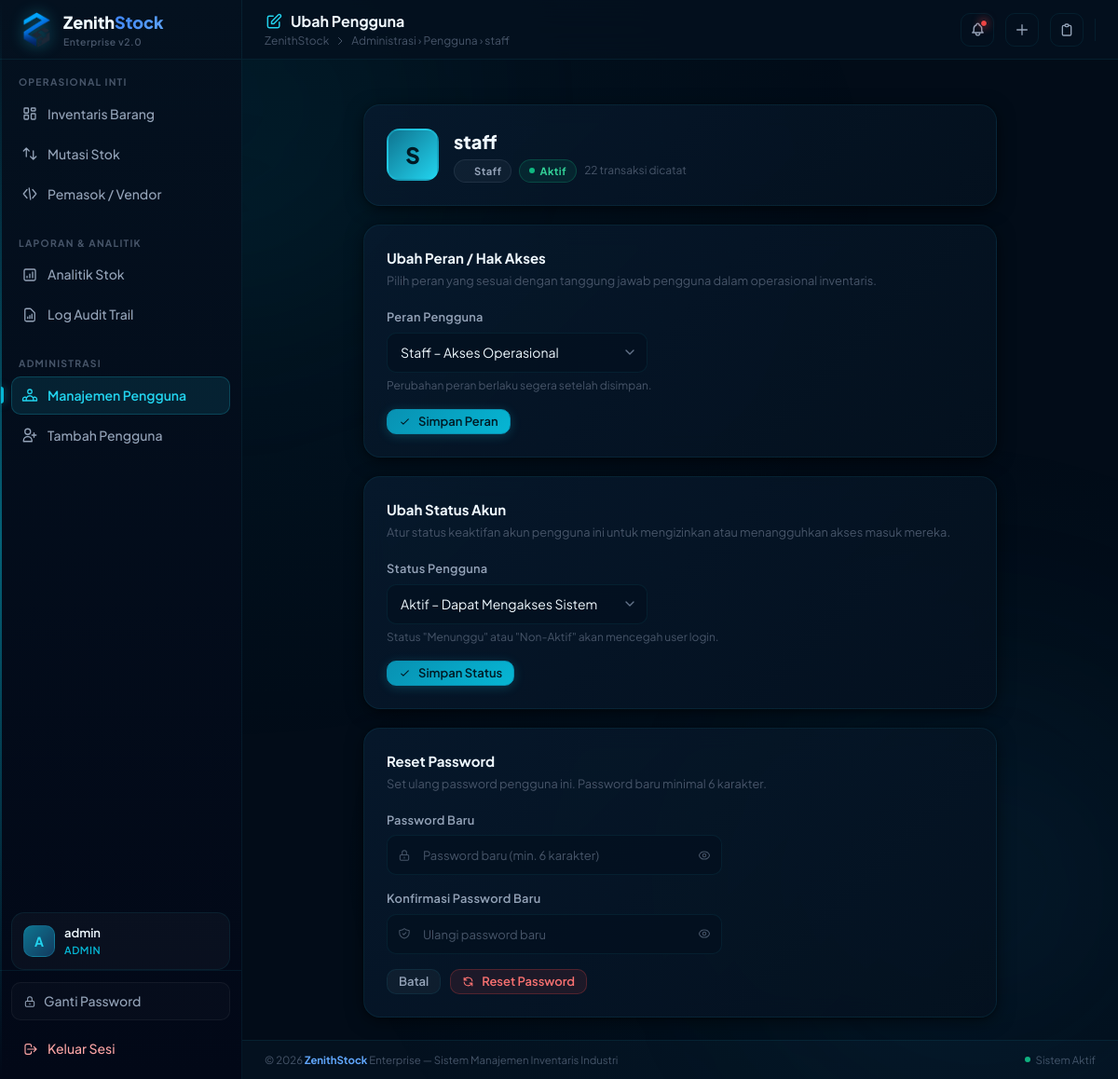
Before: /users/edit/2 (signed in) with the older database file.
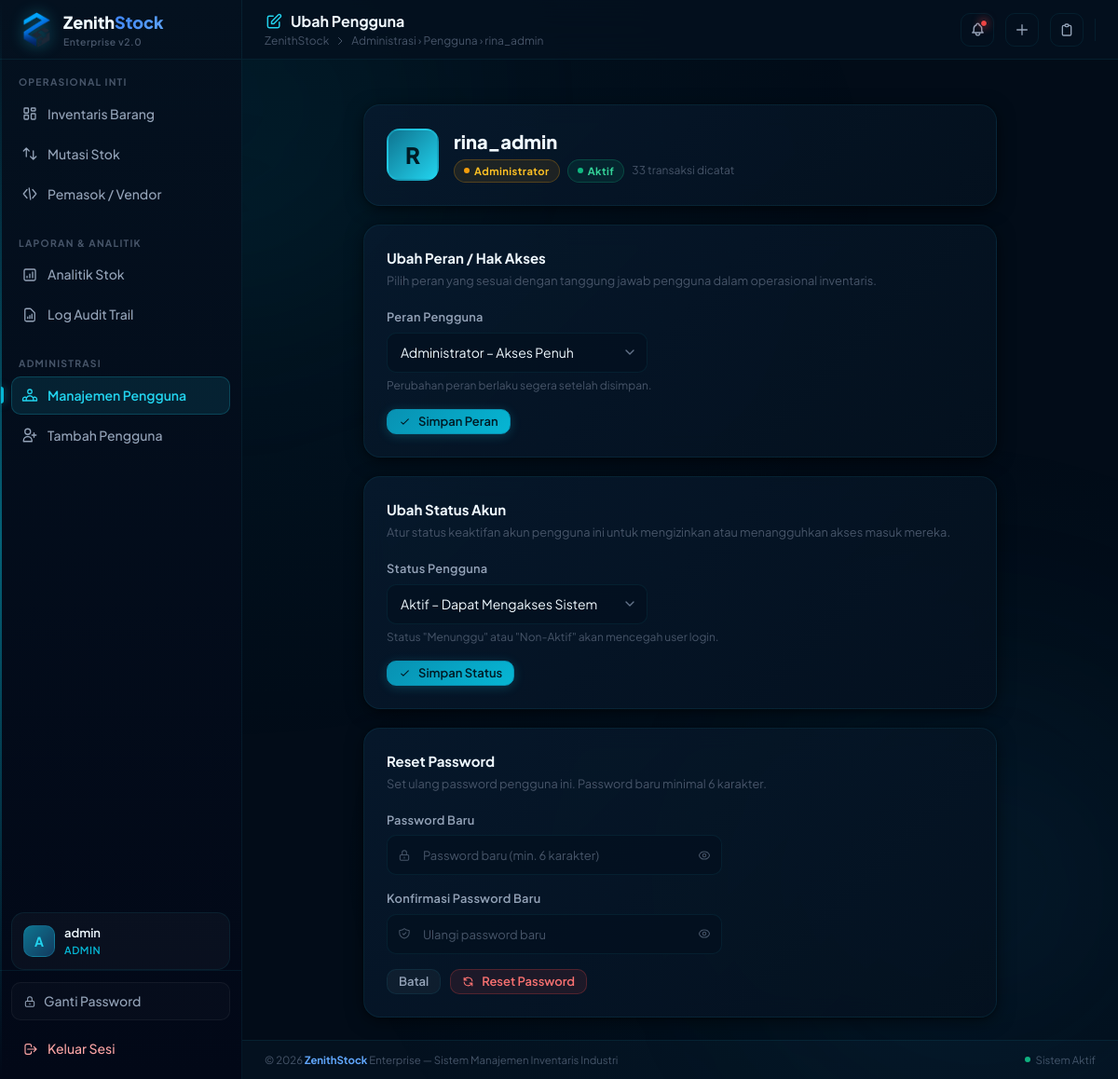
After: the same page with the newer database file.
### zenithstock/models.py (models this page shows, shortened)
class User(db.Model, UserMixin):
    __tablename__ = 'users'
    id = db.Column(db.Integer, primary_key=True)
    username = db.Column(db.String(80), unique=True, nullable=False, index=True)
    password_hash = db.Column(db.String(255), nullable=False)
    role = db.Column(db.String(20), nullable=False, default='staff')
    status = db.Column(db.String(20), nullable=False, default='pending')
    @property
    def is_active(self):
        return self.status == 'active'
    def is_admin(self):
        return self.role == 'admin'

### zenithstock/routes/users.py (the view, shortened to what this page needs)
@users_bp.route('/edit/<int:user_id>', methods=['GET', 'POST'])
@login_required
@admin_required
def edit(user_id):
    user = User.query.get_or_404(user_id)
    movement_count = StockMovement.query.filter_by(user_id=user.id).count()
    return render_template('users/edit.html', user=user, movement_count=movement_count)

### zenithstock/routes/users.py (called while the page is built)
def admin_required(f):
    from functools import wraps
    @wraps(f)
    def decorated(*args, **kwargs):
        if not current_user.is_authenticated or not current_user.is_admin():
            abort(403)
        return f(*args, **kwargs)
    return decorated

### zenithstock/templates/users/edit.html (shortened to what the changed rows need)
{% extends "base.html" %}
{% block header_title %}
<svg style="width:20px;height:20px;color:var(--zs-cyan-400);" fill="none" viewBox="0 0 24 24" stroke="currentColor">
    <path stroke-linecap="round" stroke-linejoin="round" stroke-width="1.75" d="M11 5H6a2 2 0 00-2 2v11a2 2 0 002 2h11a2 2 0 002-2v-5m-1.414-9.414a2 2 0 112.828 2.828L11.828 15H9v-2.828l8.586-8.586z" />
</svg>
Ubah Pengguna
{% endblock %}
{% block breadcrumb %}Administrasi › Pengguna › {{ user.username }}{% endblock %}
{% block content %}
<div style="max-width:680px;margin:0 auto;display:flex;flex-direction:column;gap:20px;">
    <div class="zs-panel" style="padding:24px;">
        <div style="display:flex;align-items:center;gap:16px;flex-wrap:wrap;">
            <div style="width:56px;height:56px;border-radius:14px;background:linear-gradient(135deg,#0e7490,#22d3ee);display:flex;align-items:center;justify-content:center;font-size:1.5rem;font-weight:800;color:#001a24;flex-shrink:0;border:2px solid rgba(34,211,238,0.3);">
                {{ user.username[0]|upper }}
            </div>
            <div style="flex:1;">
                <h2 style="font-size:1.25rem;font-weight:800;color:var(--color-text-primary);margin:0 0 4px;">{{ user.username }}</h2>
                <div style="display:flex;align-items:center;gap:8px;flex-wrap:wrap;">
                    {% if user.role == 'admin' %}
                    <span class="badge amber"><span class="badge-dot"></span>Administrator</span>
                    {% else %}
                    <span class="badge slate"><span class="badge-dot"></span>Staff</span>
                    {% endif %}
                    {% if user.status == 'active' %}
                    <span class="badge green"><span class="badge-dot"></span>Aktif</span>
                    {% elif user.status == 'pending' %}
                    <span class="badge amber" style="background:rgba(245,158,11,0.06);color:#fbbf24;border:1px solid rgba(245,158,11,0.2);"><span class="badge-dot" style="background:#fbbf24;"></span>Menunggu</span>
                    {% else %}
                    <span class="badge red"><span class="badge-dot"></span>Non-Aktif</span>
                    {% endif %}
                    <span style="font-size:0.75rem;color:var(--color-text-muted);">{{ movement_count }} transaksi dicatat</span>
                </div>
            </div>
        </div>
    </div>
    <div class="zs-panel" style="padding:24px;">
        {% if user.id == current_user.id %}
        <div style="padding:12px 16px;background:rgba(245,158,11,0.06);border:1px solid rgba(245,158,11,0.15);border-radius:var(--radius-md);font-size:0.8125rem;color:var(--color-text-muted);display:flex;gap:8px;align-items:flex-start;">
            <svg style="width:15px;height:15px;flex-shrink:0;color:#fbbf24;margin-top:1px;" fill="none" viewBox="0 0 24 24" stroke="currentColor">
                <path stroke-linecap="round" stroke-linejoin="round" stroke-width="2" d="M12 9v2m0 4h.01m-6.938 4h13.856c1.54 0 2.502-1.667 1.732-3L13.732 4c-.77-1.333-2.694-1.333-3.464 0L3.34 16c-.77 1.333.192 3 1.732 3z" />
            </svg>
            Anda tidak dapat mengubah peran akun Anda sendiri yang sedang aktif.
        </div>
        {% else %}
        <form method="POST" action="{{ url_for('users.edit', user_id=user.id) }}" style="display:flex;flex-direction:column;gap:16px;">
            <div>
                <label class="form-label" for="role">Peran Pengguna</label>
                <div class="select-wrapper" style="max-width:280px;">
                    <select name="role" id="role" class="form-control">
                        <option value="admin" {% if user.role == 'admin' %}selected{% endif %}>Administrator – Akses Penuh</option>
                        <option value="staff" {% if user.role == 'staff' %}selected{% endif %}>Staff – Akses Operasional</option>
                    </select>
                </div>
                <div class="form-helper">Perubahan peran berlaku segera setelah disimpan.</div>
            </div>
            <div>
                <button type="submit" class="btn btn-primary btn-sm">
                    <svg style="width:13px;height:13px;" fill="none" viewBox="0 0 24 24" stroke="currentColor">
                        <path stroke-linecap="round" stroke-linejoin="round" stroke-width="2" d="M5 13l4 4L19 7" />
                    </svg>
                    Simpan Peran
                </button>
            </div>
        </form>
        {% endif %}
    </div>
    <div class="zs-panel" style="padding:24px;">
        {% if user.id == current_user.id %}
        <div style="padding:12px 16px;background:rgba(245,158,11,0.06);border:1px solid rgba(245,158,11,0.15);border-radius:var(--radius-md);font-size:0.8125rem;color:var(--color-text-muted);display:flex;gap:8px;align-items:flex-start;">
            <svg style="width:15px;height:15px;flex-shrink:0;color:#fbbf24;margin-top:1px;" fill="none" viewBox="0 0 24 24" stroke="currentColor">
                <path stroke-linecap="round" stroke-linejoin="round" stroke-width="2" d="M12 9v2m0 4h.01m-6.938 4h13.856c1.54 0 2.502-1.667 1.732-3L13.732 4c-.77-1.333-2.694-1.333-3.464 0L3.34 16c-.77 1.333.192 3 1.732 3z" />
            </svg>
            Anda tidak dapat menonaktifkan akun Anda sendiri yang sedang aktif.
        </div>
        {% else %}
        <form method="POST" action="{{ url_for('users.edit', user_id=user.id) }}" style="display:flex;flex-direction:column;gap:16px;">
            <div>
                <label class="form-label" for="status">Status Pengguna</label>
                <div class="select-wrapper" style="max-width:280px;">
                    <select name="status" id="status" class="form-control">
                        <option value="active" {% if user.status == 'active' %}selected{% endif %}>Aktif – Dapat Mengakses Sistem</option>
                    </select>
                </div>
                <div class="form-helper">Status "Menunggu" atau "Non-Aktif" akan mencegah user login.</div>
            </div>
            <div>
                <button type="submit" class="btn btn-primary btn-sm">
                    <svg style="width:13px;height:13px;" fill="none" viewBox="0 0 24 24" stroke="currentColor">
                        <path stroke-linecap="round" stroke-linejoin="round" stroke-width="2" d="M5 13l4 4L19 7" />
                    </svg>
                    Simpan Status
                </button>
            </div>
        </form>
        {% endif %}
    </div>
</div>
{% endblock %}

Changed rows visible on the page:
changed User "Aktif – Dapat Mengakses Sistem": username "staff" → "rina_admin"; username "S" → "R"; role "Staff – Akses Operasional" → "Administrator – Akses Penuh"
Other visible differences:
{{ movement_count }}: "22" → "33"
text no longer shown: "Staff"
text now shown: "Administrator"
